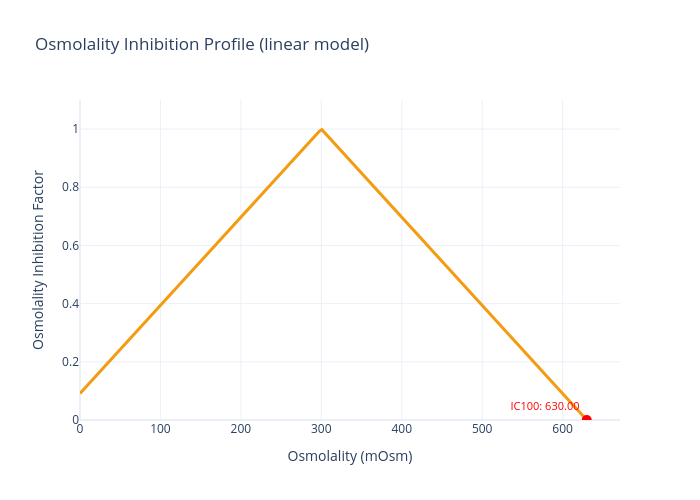

Write notebook code for a chart like this one.
### Code cell
# Osmolality inhibition (shows mirroring around baseline)
fig_osm = plot_single_inhibition(
    kinetic_model,
    inhibitor='osmolality',
    show_ic_markers=True
)
fig_osm.show()

### Figure 1 — Plotly figure (JSON) as saved in the notebook; plotly's stock layout.template omitted (floating-point values rounded to 4 significant figures; data arrays with more than 128 entries replaced by an {"elided": "..."} marker saying what was removed)
{"data": [{"hovertemplate": "%{x:.2f}<br>IF: %{y:.3f}<extra></extra>", "line": {"color": "#F39C12", "width": 3}, "mode": "lines", "type": "scatter", "x": {"elided": "200 float values"}, "y": {"elided": "200 float values"}}, {"hovertemplate": "IC100: 630.00<br>IF: 0.000<extra></extra>", "marker": {"color": "red", "size": 10, "symbol": "circle"}, "mode": "markers+text", "showlegend": false, "text": ["IC100: 630.00"], "textfont": {"color": "red", "size": 11}, "textposition": "top left", "type": "scatter", "x": [630], "y": [0]}], "layout": {"height": 500, "hovermode": "x", "showlegend": false, "title": {"text": "Osmolality Inhibition Profile (linear model)"}, "width": 700, "xaxis": {"title": {"text": "Osmolality (mOsm)"}}, "yaxis": {"range": [0, 1.1], "title": {"text": "Osmolality Inhibition Factor"}}}}
